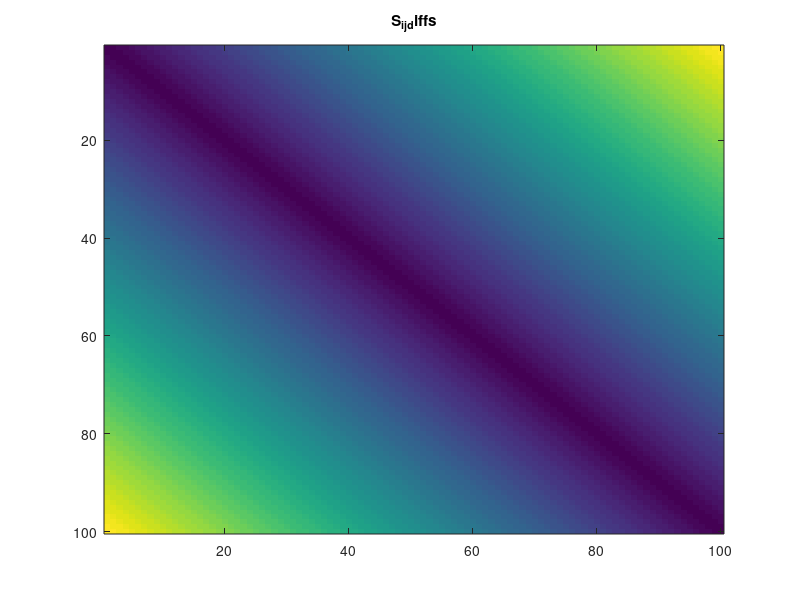
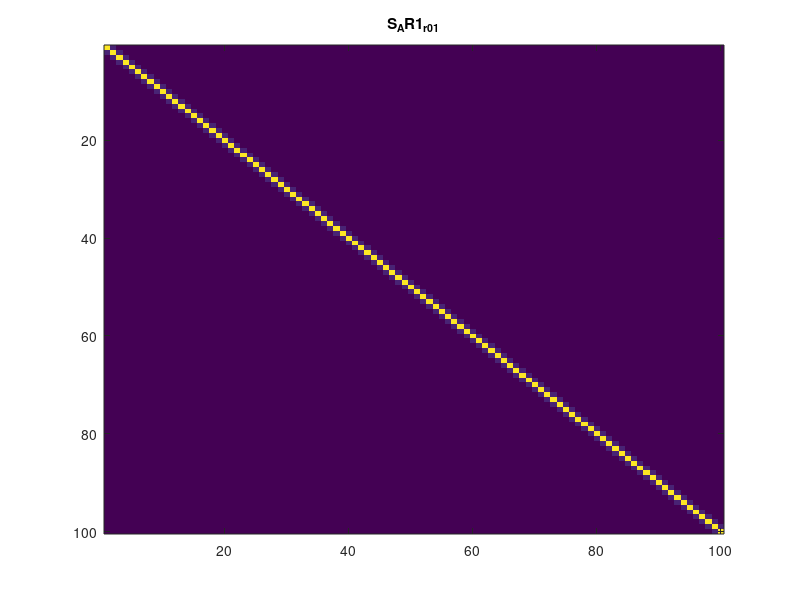
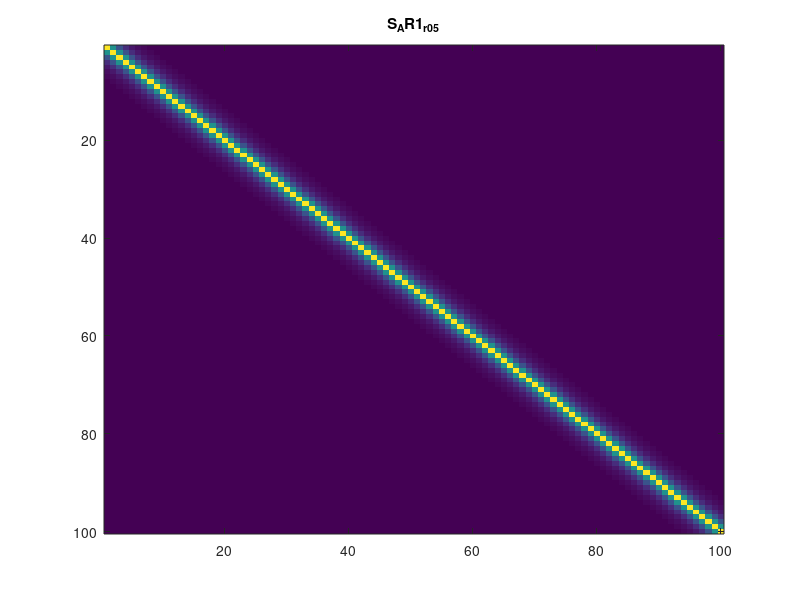
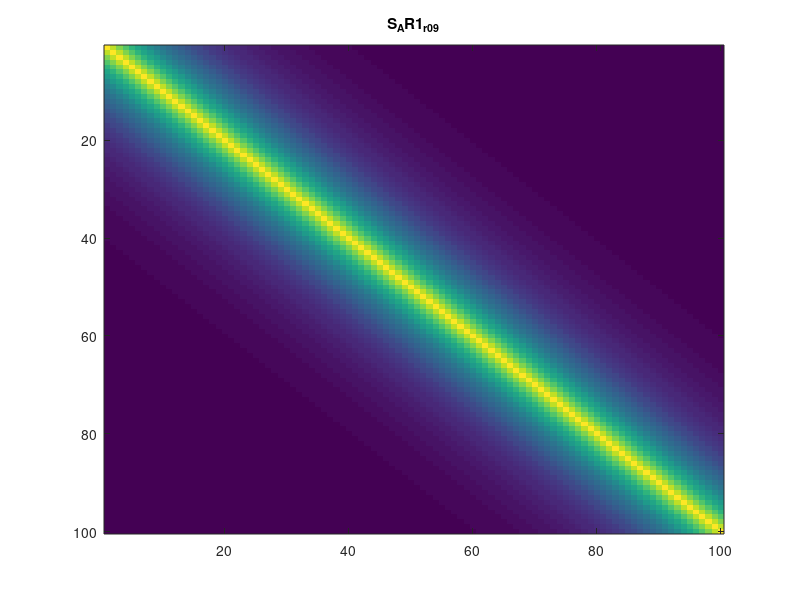

Write the MATLAB code that produced these figures, in order.
%% Replicate the MSE simulations from the paper

%% Setup general
p=100;

S_i_j_diffs = zeros(p);
for i=1:p
    S_i_j_diffs(i, i:p) = abs(i - (i:p));
    S_i_j_diffs(i:p, i) = S_i_j_diffs(i, i:p);
end
figure
imagesc(S_i_j_diffs)
title('S_i_j_diffs')


%% Setup AR1 covariance matrices

S_AR1_r_0_1 = 0.1.^S_i_j_diffs
figure
imagesc(S_AR1_r_0_1)
title('S_AR1_r_0_1')
S_AR1_r_0_5 = 0.5.^S_i_j_diffs
figure
imagesc(S_AR1_r_0_5)
title('S_AR1_r_0_5')
S_AR1_r_0_9 = 0.9.^S_i_j_diffs
figure
imagesc(S_AR1_r_0_9)
title('S_AR1_r_0_9')

%% setup FBM covariance matrices
% Note: definition in paper is wrong! 
% See MATLAB code example here for a proper implementation https://se.mathworks.com/matlabcentral/fileexchange/19797-simulation-of-fractional-gaussian-noise--exact-
% See this paper for a correct definition: https://arxiv.org/pdf/1709.06115.pdf
FBM_matrix = @(h, S_i_j_diffs) 0.5*(abs(S_i_j_diffs + 1).^(2*h) - 2*(S_i_j_diffs.^(2*h)) + abs(S_i_j_diffs - 1).^(2*h));

S_FBM_h_0_6 = FBM_matrix(0.6, S_i_j_diffs);
figure
imagesc(S_FBM_h_0_6)
title('S_FBM_h_0_6')

S_FBM_h_0_7 = FBM_matrix(0.7, S_i_j_diffs);
figure
imagesc(S_FBM_h_0_7)
title('S_FBM_h_0_7')

S_FBM_h_0_8 = FBM_matrix(0.8, S_i_j_diffs);
figure
imagesc(S_FBM_h_0_8)
title('S_FBM_h_0_8')

%% Create samples for testing AR(1) covariance matrix

tst_cov_mats = {S_AR1_r_0_1, S_AR1_r_0_5, S_AR1_r_0_9, S_FBM_h_0_6, S_FBM_h_0_7, S_FBM_h_0_8}
tst_cov_mat_names = {'S_AR1_r_0_1', 'S_AR1_r_0_5', 'S_AR1_r_0_9', 'S_FBM_h_0_6', 'S_FBM_h_0_7', 'S_FBM_h_0_8'}
iters = 10;
ns = 6:2:30;

avg_rho_LWs = zeros(length(tst_cov_mats), length(ns),1);
avg_rho_RBLWs = zeros(length(tst_cov_mats), length(ns),1);
avg_rho_OASs = zeros(length(tst_cov_mats), length(ns),1);
avg_rho_Ora = zeros(length(tst_cov_mats), length(ns),1);

avg_MSE_LWs = zeros(length(tst_cov_mats), length(ns), 1);
avg_MSE_RBLWs = zeros(length(tst_cov_mats), length(ns), 1);
avg_MSE_OASs = zeros(length(tst_cov_mats), length(ns), 1);
avg_MSE_Ora = zeros(length(tst_cov_mats), length(ns), 1);

for tst_mat_i = 1:length(tst_cov_mats)
    for n = ns
        fprintf(2,'Evaluating covariance matrix %s with n=%d \n',tst_cov_mat_names{tst_mat_i},n);
        sum_rhos_LW = 0;
        sum_rhos_RBLW = 0;
        sum_rhos_OAS = 0;
        sum_rhos_Ora = 0;

        sum_MSEs_LW = 0;
        sum_MSEs_RBLW = 0;
        sum_MSEs_OAS = 0;
        sum_MSEs_Ora = 0;

        for i = 1:iters
            % Create n samples using chosen covariance matrix
            TrueCov = tst_cov_mats{tst_mat_i};
            X = mvnrnd(zeros(p,1), TrueCov, n);

            % Approximate covariance matrix using LW, RBLW, OAS and true oracle
            % S_hat = cov(X,1); MATLAB removes column means!
            S_hat = zeros(p,p);
            for j=1:n
                S_hat = S_hat + X(j,:)' * X(j,:);
            end
            S_hat = S_hat ./ n;
            
            F_hat = (trace(S_hat) / p) * eye(p);

            sum_sq_fro_diffs = 0;
            for j=1:n
                sum_sq_fro_diffs = sum_sq_fro_diffs + norm(X(j,:)'*X(j,:) - S_hat, 'fro')^2;
            end
            rho_LW =  min(1, sum_sq_fro_diffs / (n^2*(trace(S_hat^2) - (trace(S_hat)^2/p))));
            rho_RBLW = min(1,(((n-2)/n) * trace(S_hat^2) + trace(S_hat)^2) / ((n+2)*(trace(S_hat^2) - (trace(S_hat)^2/p))));
            
            % Equation 23 is incorrect! Check equation 25 for the correct
            % formulation!
            OAS_numer = (1-2/p)*trace(S_hat^2) + trace(S_hat)^2;
            OAS_denom = (n+1-2/p)*(trace(S_hat^2) - ((trace(S_hat)^2)/p));
            rho_OAS = min(1, OAS_numer / OAS_denom);
            
            Ora_numer = (1 - 2/p)*trace(TrueCov^2) + trace(TrueCov)^2;
            Ora_denom = (n + 1 - 2/p)*trace(TrueCov^2) + (1 - n/p)*trace(TrueCov)^2;
            rho_Ora = Ora_numer / Ora_denom;
            
            S_hat_LW = (1-rho_LW)*S_hat + rho_LW * F_hat;
            S_hat_RBLW = (1-rho_RBLW)*S_hat + rho_RBLW * F_hat;
            S_hat_OAS = (1-rho_OAS)*S_hat + rho_OAS * F_hat;
            S_hat_Ora = (1-rho_Ora)*S_hat + rho_Ora * F_hat;

            % Record MSEs
            sum_MSEs_LW = sum_MSEs_LW + norm(S_hat_LW - S_AR1_r_0_1, 'fro')^2;
            sum_MSEs_RBLW = sum_MSEs_RBLW + norm(S_hat_RBLW - S_AR1_r_0_1, 'fro')^2;
            sum_MSEs_OAS = sum_MSEs_OAS + norm(S_hat_OAS - S_AR1_r_0_1, 'fro')^2;
            sum_MSEs_Ora = sum_MSEs_Ora + norm(S_hat_Ora - S_AR1_r_0_1, 'fro')^2;

            % Track rho values
            sum_rhos_LW = sum_rhos_LW + rho_LW;
            sum_rhos_RBLW = sum_rhos_RBLW + rho_RBLW;
            sum_rhos_OAS = sum_rhos_OAS + rho_OAS;
            sum_rhos_Ora = sum_rhos_Ora + rho_Ora;
        end % Repeat 'iter' times
        % Record average rho values and MSEs
        i_n = find(ns == n);
        avg_rho_LWs(tst_mat_i,i_n,:) = sum_rhos_LW / iters;
        avg_rho_RBLWs(tst_mat_i,i_n,:) = sum_rhos_RBLW / iters;
        avg_rho_OASs(tst_mat_i,i_n,:) = sum_rhos_OAS / iters;
        avg_rho_Ora(tst_mat_i,i_n,:) = sum_rhos_Ora / iters;

        avg_MSE_LWs(tst_mat_i,i_n,:) = sum_MSEs_LW / iters;
        avg_MSE_RBLWs(tst_mat_i,i_n,:) = sum_MSEs_RBLW / iters;
        avg_MSE_OASs(tst_mat_i,i_n,:) = sum_MSEs_OAS / iters;
        avg_MSE_Ora(tst_mat_i,i_n,:) = sum_MSEs_Ora / iters;
    end
    figure
    hold on
    plot(avg_rho_LWs(tst_mat_i,:,:))
    plot(avg_rho_RBLWs(tst_mat_i,:,:))
    plot(avg_rho_OASs(tst_mat_i,:,:))
    plot(avg_rho_Ora(tst_mat_i,:,:))
    title(['Covariance ', tst_cov_mat_names{tst_mat_i} ])
    legend('LW', 'RBLW', 'OAS', 'Oracle');
    hold off
end

% delete(findall(0,'Type','figure'))